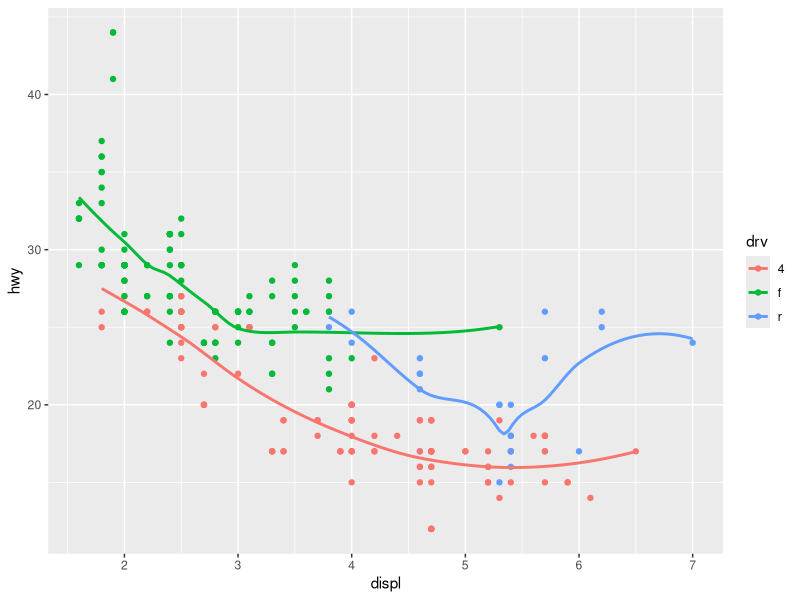
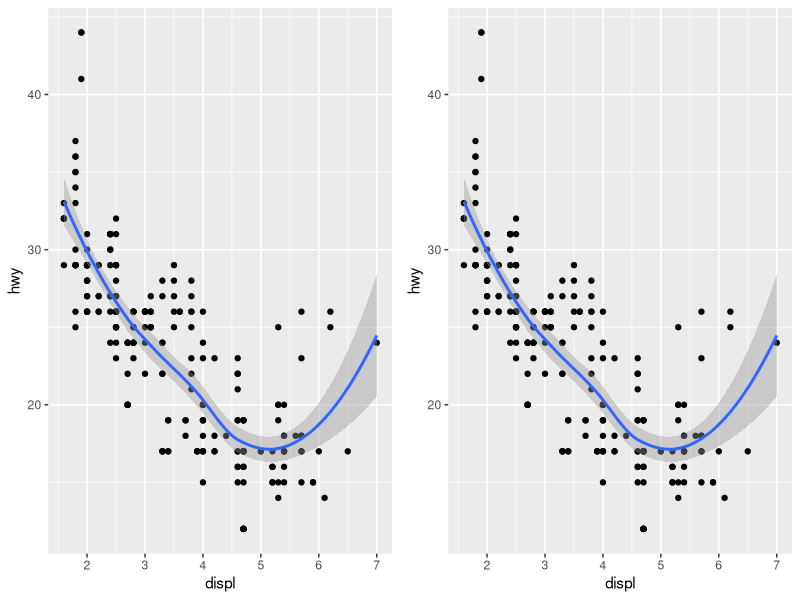

Generate these figures, in order, with R:
## ---- chunk 1
library(tidyverse)
library(ggplot2)
library(dplyr)
## ---- chunk 2
ggplot(data=mpg, mapping=aes(x=displ, y=hwy, color=drv)) + 
	geom_point() + 
	geom_smooth(se=FALSE)
## ---- chunk 3
#install.packages("gridExtra")
library(gridExtra)
a <- ggplot(data=mpg, mapping=aes(x=displ, y=hwy)) + 
  geom_point() + 
  geom_smooth()

b <- ggplot() + 
  geom_point(data=mpg, mapping=aes(x=displ, y=hwy)) + 
  geom_smooth(data=mpg, mapping=aes(x=displ, y=hwy))

grid.arrange(a, b, nrow = 1)
## ---- chunk 4
library(gridExtra)

a <-  ggplot(data=mpg, aes(x=displ, y=hwy)) + 
  geom_point() + 
  geom_smooth(se=FALSE)

b <-  ggplot(data=mpg) + 
  geom_point(aes(x=displ, y=hwy)) + 
  geom_smooth(aes(x=displ, y=hwy, group=drv), se=FALSE)

c <- ggplot(data=mpg) + 
  geom_point(aes(x=displ, y=hwy, color=drv)) + 
  geom_smooth(aes(x=displ, y=hwy, color=drv), se=FALSE)

d <- ggplot(data=mpg) + 
  geom_point(aes(x=displ, y=hwy, color=drv)) + 
  geom_smooth(aes(x=displ, y=hwy), se=FALSE)

e <- ggplot(data=mpg) + 
  geom_point(aes(x=displ, y=hwy, color=drv)) + 
  geom_smooth(aes(x=displ, y=hwy, linetype=drv), se=FALSE)

f <- ggplot(data=mpg) + 
  geom_point(aes(x=displ, y=hwy, color=drv, fill=drv), color="white", pch=21)


